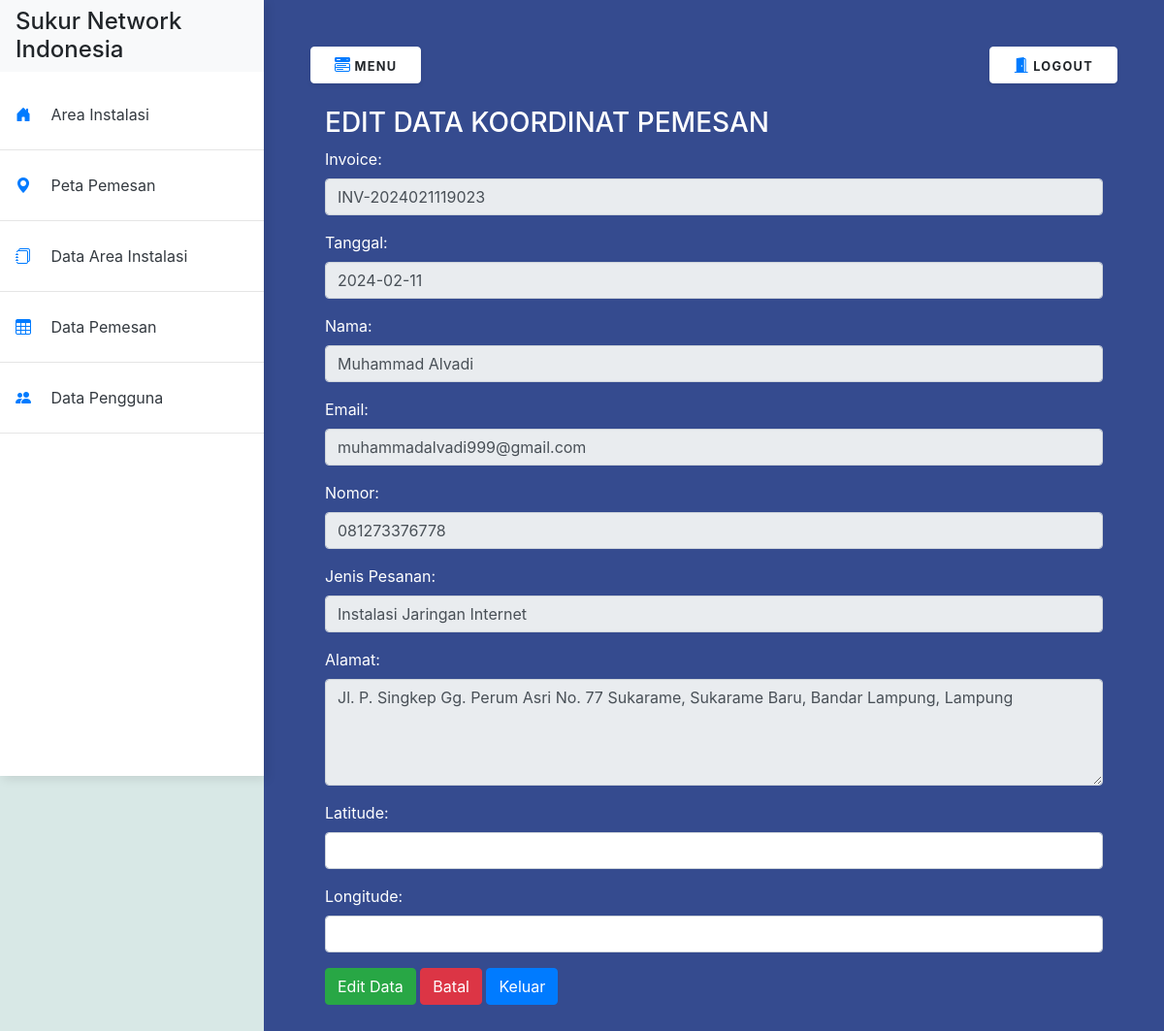
The app's page /dashboard.php?page=Edit-Data&id=44 (signed in) with its own data.
### tables this page shows
CREATE TABLE `tb_data` (
  `id` int(11) NOT NULL,
  `invoice` varchar(255) NOT NULL,
  `tanggal` date NOT NULL,
  `nama` varchar(250) NOT NULL,
  `email` varchar(255) DEFAULT NULL,
  `alamat` varchar(255) DEFAULT NULL,
  `nomor` varchar(255) DEFAULT NULL,
  `keterangan` varchar(500) NOT NULL,
  `latitude` varchar(150) DEFAULT NULL,
  `longitude` varchar(150) DEFAULT NULL,
  `status` enum('-','pending','diproses','sukses') NOT NULL
);

### page/editdata.php (the view, shortened to what this page needs)
<!DOCTYPE html>
<html lang="en">
<head>
    <link rel="stylesheet" href="https://maxcdn.bootstrapcdn.com/bootstrap/4.0.0/css/bootstrap.min.css">
</head>
<body>
    <h3 class="text-white">EDIT DATA KOORDINAT PEMESAN</h3>
    <form action="?page=Edit-Data" method="POST" class="text-white">
        <?php
        $id = @$_GET['id'];
        $query = "SELECT * FROM tb_data WHERE id = $id";
        $result = mysqli_query($koneksi, $query);
        while ($data = mysqli_fetch_assoc($result)) :
        ?>
            <div class="form-group">
                <label for="invoice">Invoice:</label>
                <input type="text" class="form-control" id="invoice" name="invoice" value="<?= $data['invoice'] ?>" readonly>
            </div>
            <div class="form-group">
                <label for="Tanggal">Tanggal:</label>
                <input type="text" class="form-control" id="tanggal" name="tanggal" value="<?= $data['tanggal'] ?>" readonly>
            </div>
            <div class="form-group">
                <label for="Nama">Nama:</label>
                <input type="text" class="form-control" id="nama" name="nama" value="<?= $data['nama'] ?>" readonly>
            </div>
            <div class="form-group">
                <label for="email">Email:</label>
                <input type="email" class="form-control" id="email" name="email" value="<?= $data['email'] ?>" readonly>
            </div>
            <div class="form-group">
                <label for="nomor">Nomor:</label>
                <input type="text" class="form-control" id="nomor" name="nomor" value="<?= $data['nomor'] ?>" readonly>
            </div>
            <div class="form-group">
                <label for="keterangan">Jenis Pesanan:</label>
                <input type="text" class="form-control" id="keterangan" name="keterangan" value="<?= $data['keterangan'] ?>" readonly>
            </div>
            <div class="form-group">
                <label for="alamat">Alamat:</label>
                <textarea class="form-control" id="alamat" name="alamat" rows="4" readonly><?= $data['alamat'] ?></textarea>
            </div>
            <div class="form-group">
                <label for="latitude">Latitude:</label>
                <input type="text" class="form-control" id="latitude" name="latitude" value="<?= $data['latitude'] ?>" required>
            </div>
            <div class="form-group">
                <label for="Longitude">Longitude:</label>
                <input type="text" class="form-control" id="longitude" name="longitude" value="<?= $data['longitude'] ?>" required>
            </div>
            <button type="submit" class="btn btn-success" name="edit">Edit Data</button>
            <button type="reset" class="btn btn-danger">Batal</button>
            <button type="button" class="btn btn-primary" onClick="window.location.href='?page=Data-Pemesan'">Keluar</button>
        <?php
        endwhile;
        ?>
    </form>
</body>
</html>

### style.css (style rules this page uses)
body { min-height: 100vh; overflow-x: hidden; }

### page/editdata.php (style rules this page uses)
body { background: #d8e8e6; }

### records on screen
tb_data: invoice "INV-2024021119023", tanggal "2024-02-11", nama "Muhammad Alvadi", email "muhammadalvadi999@gmail.com", nomor "081273376778", keterangan "Instalasi Jaringan Internet", alamat "Jl. P. Singkep Gg. Perum Asri No. 77 Sukarame, Sukarame Baru, Bandar Lampung, Lampung"
